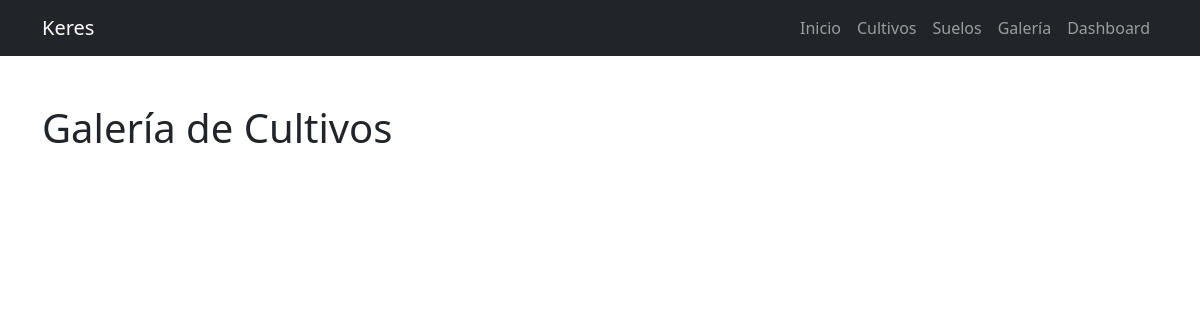
/galeria/, run on an earlier commit of the app's database.
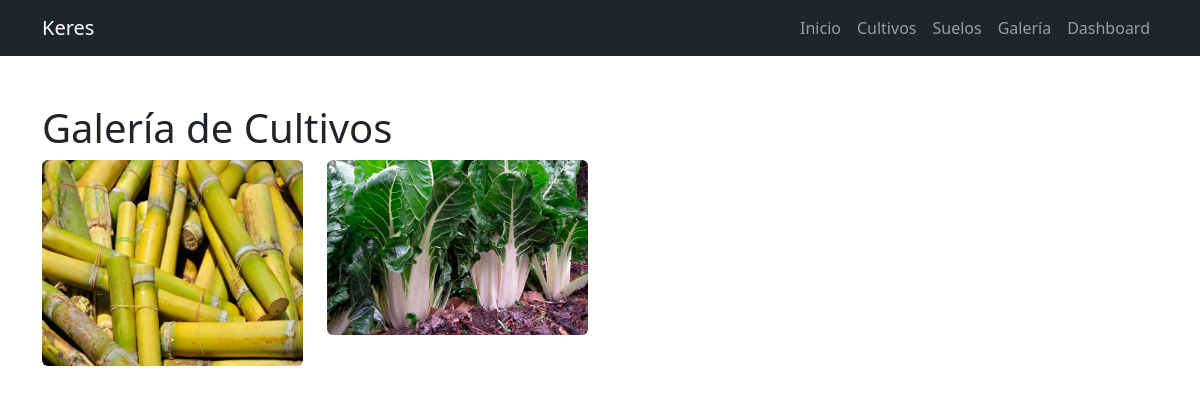
And on a later commit of the database.
### web/models.py (models this page shows, shortened)
class Cultivo(models.Model):
    nombre = models.CharField(max_length=100)
    descripcion = models.TextField()
    imagen = models.ImageField(upload_to='cultivos/')

### web/views.py (the view)
# urls.py: path('galeria/', views.galeria, name='galeria'),
def galeria(request):
    cultivos = Cultivo.objects.all()
    return render(request, "galeria.html", {
        "cultivos": cultivos
    })

### web/templates/galeria.html
{% extends 'base.html' %}
{% block contenido %}
<h1>Galería de Cultivos</h1>
<div class="row">
{% for cultivo in cultivos %}
<div class="col-md-3 mb-4">
<img src="{{ cultivo.imagen.url }}" class="img-fluid rounded">
</div>
{% endfor %}
</div>
{% endblock %}

What changed in the data, as far as the page shows it:
added Cultivo: imagen (picture)
added Cultivo: imagen (picture)
